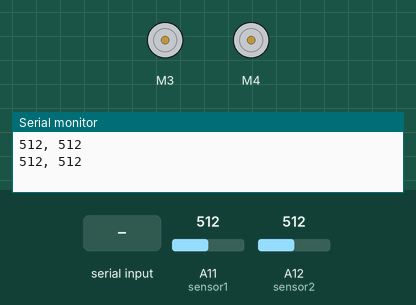
A sketch run on a simulated Arduino Mega 2560, built with avr-gcc and run on an emulated ATmega2560. Shown: 2 × DC motor (green arrow = forward, orange = backward, longer = faster), the last lines printed to the serial monitor. Inputs (shaded band) come from the test bench; at power-on: A11 (sensor1) = 512, A12 (sensor2) = 512.

Above: at 1.2 s.
1.3 s: "frente 90\n" received over Serial
At 1.9 s:
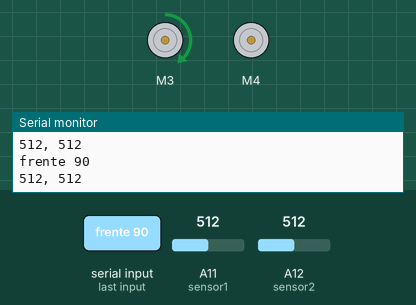
2.8 s: "tras 90\n" received over Serial
At 4.2 s:
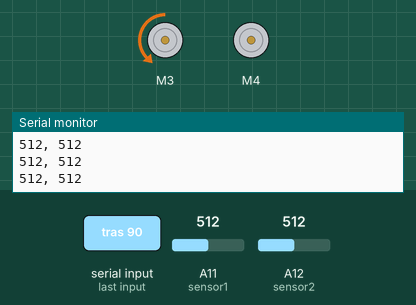
Timing chart, 0 to 5.8 s (numbered marks = the images above; inputs shaded):
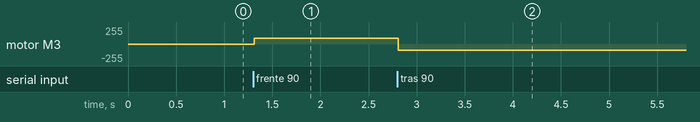

Measured:
- after the input at 1.3 s, motor M3: stopped → forward 90/255 at once
- after the input at 2.8 s, motor M3: forward 90/255 → backward 90/255 at once

The sketch:

p09a_testes_iniciais.ino
```cpp
#include <AFMotor.h>

AF_DCMotor motor3(3);
AF_DCMotor motor4(4);
unsigned long instanteAnteriorDeDeteccao = 0;
int sensor1 = A11;
int sensor2 = A12;
int conta = 0;
bool maior = false;
int num = 0;
int valorAnalogico1, valorAnalogico2;


void setup() {
  motor3.setSpeed(0);
  motor4.setSpeed(0);
  Serial.begin(9600);
  Serial.setTimeout(10);
  pinMode(sensor1, INPUT);
  pinMode(sensor2, INPUT);

  valorAnalogico2 = analogRead(sensor2);
  if (valorAnalogico2 <= 800) {
    maior = false;
  } else if (valorAnalogico2 > 800) {
    maior = true;
  }
}


// motorA.run(FORWARD); motorB.run(BACKWARD); motorA.run(RELEASE);

void loop() {
  if (Serial.available() > 0) {
    String texto = Serial.readStringUntil('\n');
    texto.trim();
    Serial.println(texto);
    if (texto.startsWith("frente ")) {
      num = texto.substring(7).toInt();
      //Serial.println(String(num));
      motor3.setSpeed(num);
      motor3.run(FORWARD);
    } else if (texto.startsWith("tras ")) {
      num = texto.substring(4).toInt();
      //Serial.println(String(num));
      motor3.setSpeed(num);
      motor3.run(BACKWARD);
    }
  }


  if (millis() > instanteAnteriorDeDeteccao + 500) {
    valorAnalogico1 = analogRead(sensor1);
    valorAnalogico2 = analogRead(sensor2);

    if (valorAnalogico2 <= 800 && maior) {
      maior = !maior;
    } else if (valorAnalogico2 > 800 && !maior) {
      conta++;
      maior = !maior;
      String st = "Contagem " + String(conta);
      Serial.println(st);
    }

    String s = String(valorAnalogico1) + ", " + String(valorAnalogico2);
    Serial.println(s);
    instanteAnteriorDeDeteccao = millis();
  }
}
```
